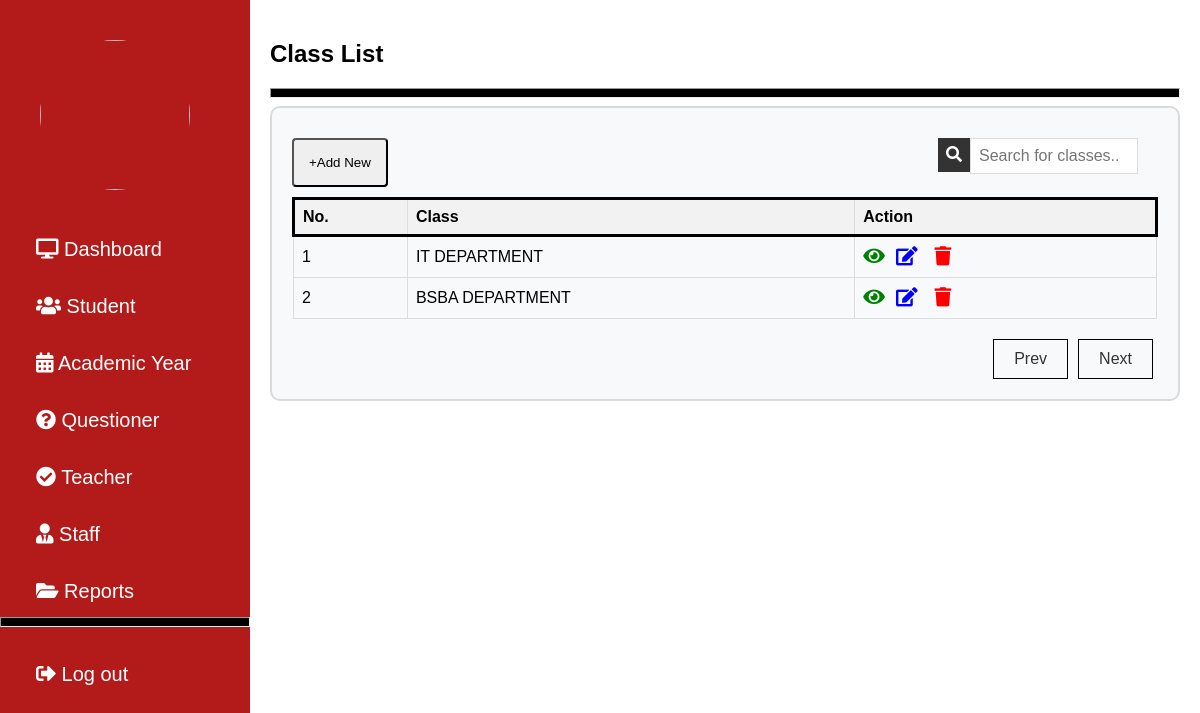
/admin/classes.php, run on the app's committed database.
### tables this page shows
CREATE TABLE `classes` (
  `id` int(11) NOT NULL,
  `name` varchar(255) NOT NULL
);

### admin/classes.php (the view, shortened to what this page needs)
<!DOCTYPE html>
<html lang="en">
<head>
    <link rel="stylesheet" href="../Css/admin.css">
    <link rel="stylesheet" href="https://cdnjs.cloudflare.com/ajax/libs/font-awesome/5.12.1/css/all.min.css">
    <link rel="stylesheet" href="https://unicons.iconscout.com/release/v4.0.0/css/line.css" />
    <link rel="stylesheet" href="https://cdnjs.cloudflare.com/ajax/libs/font-awesome/4.7.0/css/font-awesome.min.css">
</head>
<body>
    <?php include 'sidebar.php'; ?>
    <div class="main content">
         <h2>Class List</h2>
         <hr>
        <div class="row3">
            <div class="column3">
                <div class="card3">
                    <button class="btn" id="addClassBtn">+Add New</button>
                    <div class="search-container">
                        <input type="text" id="searchInput" onkeyup="searchTable()" placeholder="Search for classes..">
                        <button onclick="searchTable()"><i class="fas fa-search"></i></button>
                    </div>
                    <table id="classTable">
                    <tr style="border: 3px black solid;/* background-color: black; */padding: 20px;">
                            <th>No.</th>
                            <th>Class</th>
                            <th>Action</th>
                        </tr>
                        <?php
                            $servername = "localhost";
                            $username = "root";
                            $password = "";
                            $dbname = "faculty_db";
                            $conn = new mysqli($servername, $username, $password, $dbname);
                            $sql = "SELECT id, name FROM classes";
                            $result = $conn->query($sql);
                            if ($result->num_rows > 0) {
                                while($row = $result->fetch_assoc()) {
                                    echo "<tr><td>" . $row["id"]. "</td><td>" . $row["name"]. "</td><td><a href='ManageStudents.php?id=" . $row["id"] . "' class='icon-btn view-btn'><i class='fas fa-eye'></i></a><button class='icon-btn'><i class='fas fa-edit'></i></button><button class='icon-btn'><i class='fas fa-trash'></i></button></td></tr>";
                                }
                            } else {
                                echo "<tr><td colspan='3'>No classes found</td></tr>";
                            }
                            ?>
                    </table>
                    <div class="pagination" id="pagination">
                        <a href="#" id="prevPage" onclick="prevPage()">Prev</a>
                        <a href="#" id="nextPage" onclick="nextPage()">Next</a>
                    </div>
                </div>
            </div>
        </div>
    </div>
</body>
</html>

### Css/admin.css (style rules this page uses)
body { font-family: 'Poppins', sans-serif; margin: 0; padding: 0; box-sizing: border-box; }
.main { margin-left: 250px; font-size: 20px; padding: 20px; transition: margin-left 0.3s; }
hr { background-color: black; height: 8px; }
.btn { border-radius: 4px; float: left; padding: 15px; margin-bottom: 10px; }
.search-container { margin-bottom: 10px; }
.search-container input[type='text'] { padding: 8px; font-size: 16px; border: 1px solid #ddd; width: 150px; float: right; margin-right: 20px; }
.search-container button { padding: 8px; font-size: 16px; background-color: #333; color: #fff; border: none; cursor: pointer; float: right; }
.column3 { float: left; width: 200%; padding: 20px; box-sizing: border-box; }
.row3 { display: flex; flex-wrap: wrap; background-color: #f8f9fa; border: 2px solid rgba(0, 0, 0, 0.125); border-radius: 10px; }
.content { font-size: 16px; width: auto; display: block; background-color: #fff; bottom: 0; }

### admin/classes.php (style rules this page uses)
.row3 { display: flex; flex-wrap: wrap; background-color: #f8f9fa; border: 2px solid rgba(0, 0, 0, 0.125); border-radius: 10px; }
.card3 table { width: 100%; border-collapse: collapse; margin-top: 10px; }
.card3 th, .card3 td { border: 1px solid #ddd; padding: 8px; text-align: left; }
.card3 th { background-color: #f2f2f2; }
.icon-btn { background: none; border: none; cursor: pointer; font-size: 1.2em; margin-right: 5px; }
.icon-btn .fa-edit { color: blue; }
.icon-btn .fa-trash { color: red; }
.pagination { display: flex; justify-content: right; margin-top: 20px; }
.pagination a { margin: 0 5px; padding: 10px 20px; border: 1px solid rgb(0,0,0) ; text-decoration: none; color: #333; }
.icon-btn { background: none; border: none; cursor: pointer; font-size: 1.2em; margin-right: 5px; text-decoration: none; }
.view-btn { color: green; }

### data on the page
classes: id "1", name "IT DEPARTMENT"
classes: id "2", name "BSBA DEPARTMENT"
